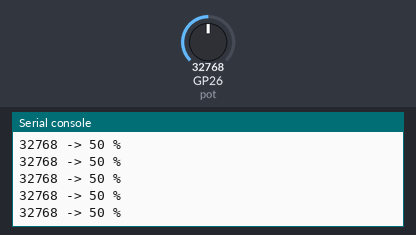
Bench run of a program on a simulated Raspberry Pi Pico running MicroPython. Shown: the last lines printed to the serial console. Inputs (shaded band) come from the test bench; at power-on: GP26 (pot) = 32768 (analog values on the 0–65535 scale).

Above: at 1.2 s.
1.3 s: GP26 (pot) set to 45874
At 1.56 s:
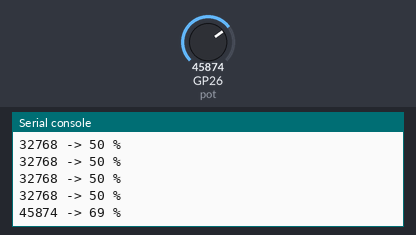
2.8 s: GP26 (pot) set to 57670
At 2.96 s:
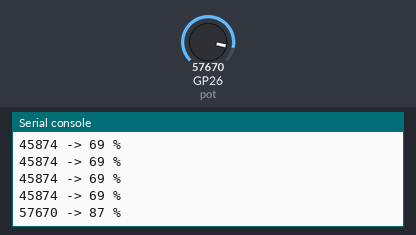
Timing chart, 0 to 5.8 s (numbered marks = the images above; inputs shaded):
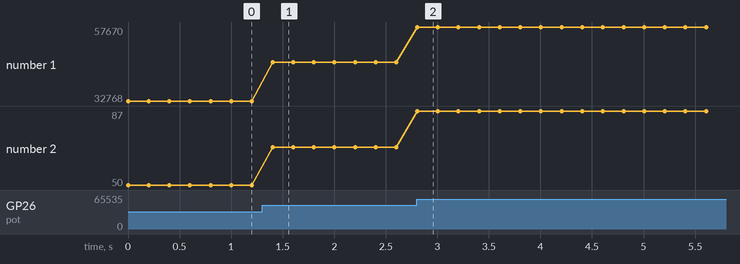

The program:

leggi-pot.py
```python
# 08 - Legge il potenziometro e lo stampa in percentuale

from machine import ADC, Pin
import time

pot = ADC(Pin(26))

while True:
    valore = pot.read_u16()
    percento = valore * 100 // 65535
    print(valore, "->", percento, "%")
    time.sleep(0.2)
```

Measured:
- after the input at 1.3 s, the serial console: prints a new line after 0.10 s (image 1)
- after the input at 2.8 s, the serial console: prints a new line at once (image 2)
- plotted number 1: 32768 → 45874 after the input at 1.3 s, 45874 → 57670 after the input at 2.8 s
- plotted number 2: 50 → 69 after the input at 1.3 s, 69 → 87 after the input at 2.8 s
